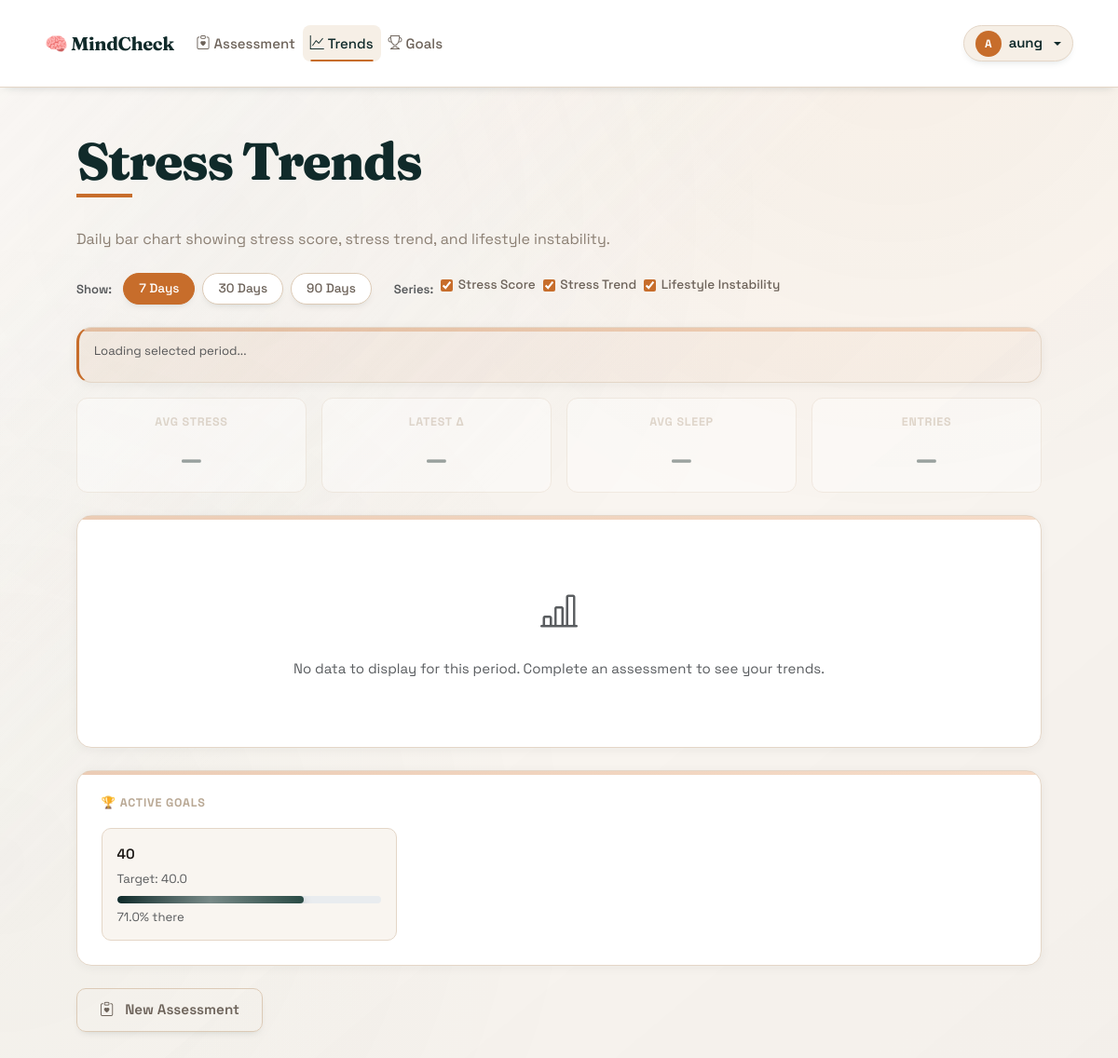
The app's page /history (signed in), older data.
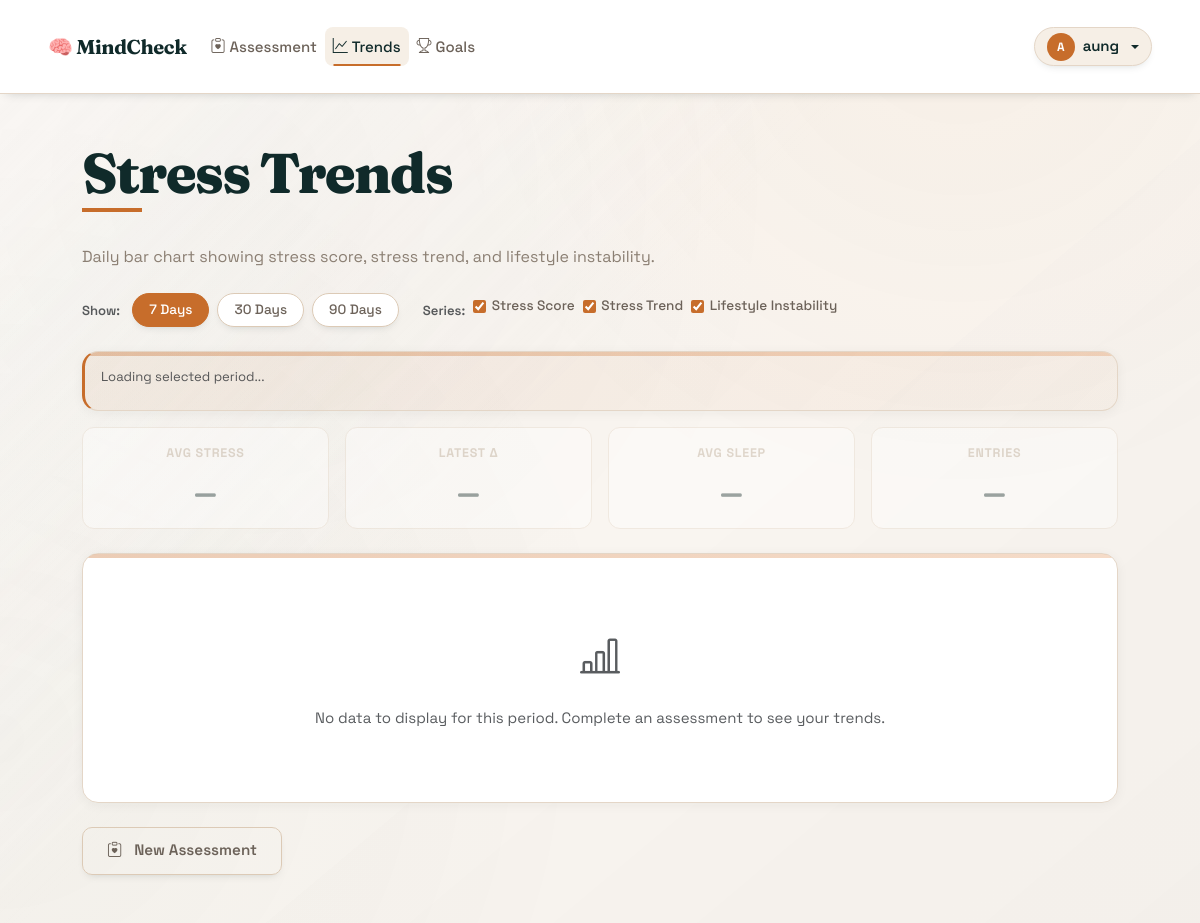
The same page, newer data.
### database.py (models this page shows, shortened)
class Goal(db.Model):
    __tablename__ = 'goals'
    id = db.Column(db.Integer, primary_key=True)
    user_id = db.Column(db.Integer, db.ForeignKey('users.id'), nullable=False)
    goal_type = db.Column(db.String(50), nullable=False)  # 'avg_stress', 'peak_stress', 'streak_days'
    description = db.Column(db.String(255))
    target_value = db.Column(db.Float, nullable=False)
    current_value = db.Column(db.Float, default=0.0)
    deadline = db.Column(db.Date, nullable=True)
    created_at = db.Column(db.DateTime, default=datetime.utcnow)
    completed_at = db.Column(db.DateTime, nullable=True)
    status = db.Column(db.String(20), default='active')
    def calculate_progress(self):
        if self.goal_type in ['avg_stress', 'peak_stress']:
            if self.current_value <= self.target_value:
                return 100.0
            max_stress = 100.0  # Assuming stress is 0-100
            progress = max(0, (max_stress - self.current_value) / (max_stress - self.target_value) * 100)
            return min(100.0, progress)
        elif self.goal_type == 'streak_days':
            progress = (self.current_value / self.target_value) * 100
            return min(100.0, progress)
        return 0.0

### app.py (the view)
@app.route('/history')
@login_required
def history():
    history_data = _load_history_entries_for_user(current_user.id)
    active_goals = Goal.query.filter_by(user_id=current_user.id, status='active').all()
    has_unsaved_result = ('wizard_result' in session and 'wizard_saved_entry_id' not in session)
    return render_template('history.html',
                           history_data=history_data,
                           user=current_user,
                           goals=active_goals,
                           has_unsaved_result=has_unsaved_result)

### app.py (called while the page is built, shortened)
@login_manager.user_loader
def load_user(user_id):
    return User.query.get(int(user_id))

def _load_history_entries_for_user(user_id):
    db_entries = AssessmentEntry.query.filter_by(user_id=user_id).order_by(AssessmentEntry.created_at.asc()).all()
    db_history = [entry.to_history_dict() for entry in db_entries]
    json_history = StressHistory(user_id=user_id).load_history()
    if not db_history:
        return json_history
    if not json_history:
        return db_history

### stress_history.py (called while the page is built)
    def load_history(self):
        if not os.path.exists(self.history_file):
            return []
        try:
            with open(self.history_file, 'r') as f:
                return json.load(f)
        except (json.JSONDecodeError, IOError):
            return []

### templates/history.html (shortened to what this page needs)
{% extends "base.html" %}
{% block content %}
<div class="container py-5">
    <div class="page-header stack mb-4">
        <h1>Stress Trends</h1>
        <p class="page-subtitle">Daily bar chart showing stress score, stress trend, and lifestyle instability.</p>
    </div>
    <div class="d-flex flex-wrap gap-2 mb-4 align-items-center">
        <span class="text-muted small fw-600 me-1">Show:</span>
        <button class="btn btn-filter active" data-days="7" id="f7">7 Days</button>
        <button class="btn btn-filter" data-days="30" id="f30">30 Days</button>
        <button class="btn btn-filter" data-days="90" id="f90">90 Days</button>
        <span class="ms-3 text-muted small fw-600">Series:</span>
        <label class="series-toggle"><input type="checkbox" checked data-series="0"> Stress Score</label>
        <label class="series-toggle"><input type="checkbox" checked data-series="1"> Stress Trend</label>
        <label class="series-toggle"><input type="checkbox" checked data-series="2"> Lifestyle Instability</label>
    </div>
    <div class="result-card chart-info-card mb-3">
        <div class="small text-muted mb-1" id="rangeInfo">Loading selected period...</div>
    </div>
    <div class="row g-3 mb-4" id="statsRow">
        <div class="col-6 col-md-3">
            <div class="stat-mini-card text-center">
                <div class="label">Avg Stress</div>
                <div class="mini-score" id="avgStress">–</div>
            </div>
        </div>
        <div class="col-6 col-md-3">
            <div class="stat-mini-card text-center">
                <div class="label">Latest Δ</div>
                <div class="mini-score" id="stressDelta">–</div>
            </div>
        </div>
        <div class="col-6 col-md-3">
            <div class="stat-mini-card text-center">
                <div class="label">Avg Sleep</div>
                <div class="mini-score" id="avgSleep">–</div>
            </div>
        </div>
        <div class="col-6 col-md-3">
            <div class="stat-mini-card text-center">
                <div class="label">Entries</div>
                <div class="mini-score" id="entryCount">–</div>
            </div>
        </div>
    </div>
    <div class="result-card chart-card mb-4">
        <div id="noDataMsg" class="text-center py-5 text-muted" style="display:none;">
            <i class="bi bi-bar-chart-line fs-1 mb-3 d-block"></i>
            No data to display for this period. Complete an assessment to see your trends.
        </div>
    </div>
    {% if goals %}
    <div class="result-card mb-4">
        <div class="label mb-3">🏆 Active Goals</div>
        <div class="row g-3">
            {% for goal in goals %}
            <div class="col-md-4">
                <div class="goal-mini-card">
                    <div class="fw-600 mb-1">{{ goal.description or goal.goal_type }}</div>
                    <div class="small text-muted">Target: {{ goal.target_value }}</div>
                    <div class="progress mt-2" style="height:8px; border-radius:99px;">
                        <div class="progress-bar bg-accent" style="width: {{ goal.calculate_progress()|round(0) }}%;">
                        </div>
                    </div>
                    <div class="small text-muted mt-1">{{ goal.calculate_progress()|round(0) }}% there</div>
                </div>
            </div>
            {% endfor %}
        </div>
    </div>
    {% endif %}
    <a href="{{ url_for('assess_step1') }}" class="btn btn-wizard-ghost">
        <i class="bi bi-clipboard-heart me-1"></i> New Assessment
    </a>
</div>
{% endblock %}

Row changes from the older to the newer data that the page shows:
removed Goal: description "40", target_value "40.0", calculate_progress "71.0"
Text that changed along with them:
text no longer shown: "🏆 ACTIVE GOALS"
